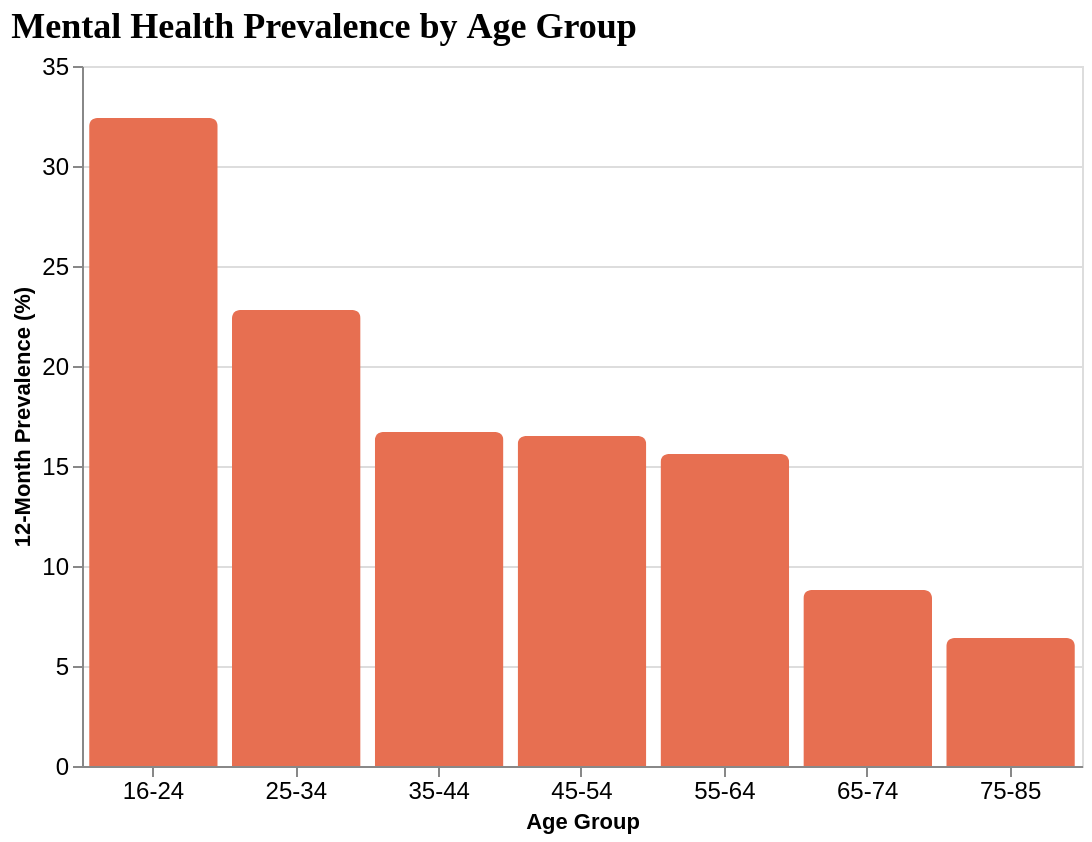

This figure's Vega-Lite source:
### Vega-Lite specification from a JSON file in a GitHub repository (floating-point values rounded to 4 significant figures)
{"$schema": "https://vega.github.io/schema/vega-lite/v5.json", "title": {"text": "Mental Health Prevalence by Age Group", "fontSize": 18, "font": "Merriweather", "anchor": "start"}, "width": 500, "height": 350, "data": {"values": [{"age_group": "16-24", "prevalence": 32.4}, {"age_group": "25-34", "prevalence": 22.8}, {"age_group": "35-44", "prevalence": 16.7}, {"age_group": "45-54", "prevalence": 16.5}, {"age_group": "55-64", "prevalence": 15.6}, {"age_group": "65-74", "prevalence": 8.8}, {"age_group": "75-85", "prevalence": 6.4}]}, "mark": {"type": "bar", "cornerRadiusEnd": 4, "color": "#e76f51"}, "encoding": {"x": {"field": "age_group", "type": "nominal", "title": "Age Group", "axis": {"labelAngle": 0, "labelFontSize": 12}}, "y": {"field": "prevalence", "type": "quantitative", "title": "12-Month Prevalence (%)", "scale": {"domain": [0, 35]}, "axis": {"labelFontSize": 12}}, "tooltip": [{"field": "age_group", "type": "nominal", "title": "Age Group"}, {"field": "prevalence", "type": "quantitative", "title": "Prevalence (%)", "format": ".1f"}]}}
